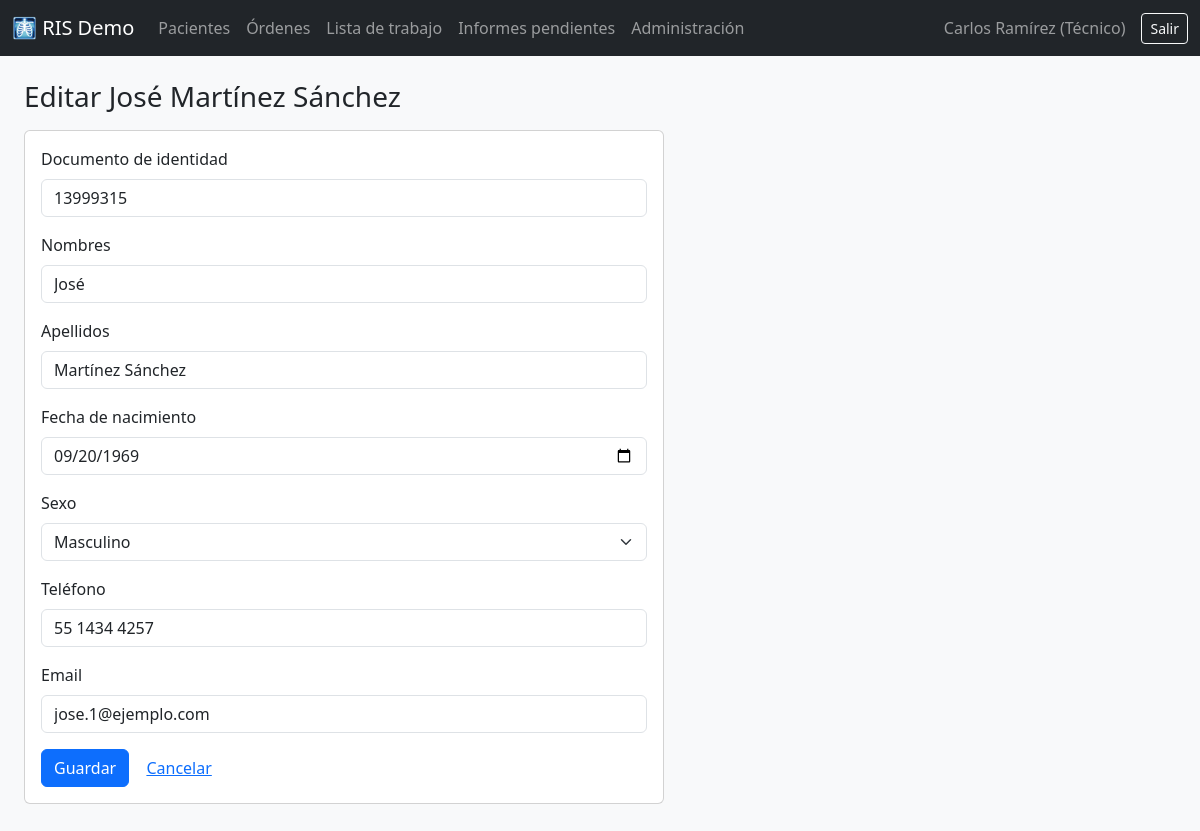
The app's page /pacientes/2/editar/ (signed in) with its own data.
### ris/models.py (models this page shows, shortened)
class Paciente(models.Model):
    class Sexo(models.TextChoices):
        FEMENINO = "F", "Femenino"
        MASCULINO = "M", "Masculino"
        OTRO = "O", "Otro"
    historia_clinica = models.CharField(
        "N.º historia clínica", max_length=20, unique=True, null=True, blank=True, editable=False
    )
    documento = models.CharField("Documento de identidad", max_length=20, unique=True)
    nombres = models.CharField(max_length=100)
    apellidos = models.CharField(max_length=100)
    fecha_nacimiento = models.DateField("Fecha de nacimiento")
    sexo = models.CharField(max_length=1, choices=Sexo.choices)
    telefono = models.CharField("Teléfono", max_length=30, blank=True)
    email = models.EmailField(blank=True)
    creado = models.DateTimeField(auto_now_add=True)
    class Meta:
        ordering = ["apellidos", "nombres"]
    @property
    def nombre_completo(self):
        return f"{self.nombres} {self.apellidos}"

### ris/views.py (the view)
# urls.py: path("pacientes/<int:pk>/editar/", views.paciente_form, name="paciente_editar"),
@login_required
def paciente_form(request, pk=None):
    paciente = get_object_or_404(Paciente, pk=pk) if pk else None
    form = PacienteForm(request.POST or None, instance=paciente)
    if request.method == "POST" and form.is_valid():
        paciente = form.save()
        messages.success(request, f"Paciente {paciente.nombre_completo} guardado.")
        return redirect("ris:paciente_detalle", pk=paciente.pk)
    return render(request, "ris/pacientes/form.html", {"form": form, "paciente": paciente})

### ris/forms.py (shortened to what this page needs)
class PacienteForm(BootstrapMixin, forms.ModelForm):
    class Meta:
        model = Paciente
        fields = ["documento", "nombres", "apellidos", "fecha_nacimiento", "sexo", "telefono", "email"]
        widgets = {
            "fecha_nacimiento": forms.DateInput(attrs={"type": "date"}, format="%Y-%m-%d"),
        }

### ris/templates/ris/pacientes/form.html (shortened to what this page needs)
{% extends "ris/base.html" %}
{% block contenido %}
<h1 class="h3 mb-3">{% if paciente %}Editar {{ paciente.nombre_completo }}{% else %}Nuevo paciente{% endif %}</h1>
<div class="card" style="max-width: 640px"><div class="card-body">
  <form method="post">
    {% include "ris/_form.html" %}
    <button class="btn btn-primary">Guardar</button>
    <a class="btn btn-link" href="{% if paciente %}{% url 'ris:paciente_detalle' paciente.pk %}{% else %}{% url 'ris:pacientes' %}{% endif %}">Cancelar</a>
  </form>
</div></div>
{% endblock %}

### ris/templates/ris/base.html (shortened to what this page needs)
<!doctype html>
<html lang="es">
<head>
  <link href="https://cdn.jsdelivr.net/npm/bootstrap@5.3.3/dist/css/bootstrap.min.css" rel="stylesheet">
</head>
<body class="bg-light">
<nav class="navbar navbar-expand navbar-dark bg-dark mb-4">
  <div class="container-fluid">
    <a class="navbar-brand" href="{% url 'ris:dashboard' %}">🩻 RIS Demo</a>
    {% if user.is_authenticated %}
      <ul class="navbar-nav me-auto">
        <li class="nav-item"><a class="nav-link" href="{% url 'ris:pacientes' %}">Pacientes</a></li>
        <li class="nav-item"><a class="nav-link" href="{% url 'ris:ordenes' %}">Órdenes</a></li>
        <li class="nav-item"><a class="nav-link" href="{% url 'ris:worklist' %}">Lista de trabajo</a></li>
        <li class="nav-item"><a class="nav-link" href="{% url 'ris:informes' %}">Informes pendientes</a></li>
        <li class="nav-item"><a class="nav-link" href="{% url 'admin:index' %}">Administración</a></li>
      </ul>
      <span class="navbar-text me-3">{{ user.get_full_name|default:user.username }}</span>
      <form method="post" action="{% url 'admin:logout' %}">
        <button class="btn btn-outline-light btn-sm">Salir</button>
      </form>
    {% endif %}
  </div>
</nav>
<main class="container-fluid px-4 pb-5">
  {% block contenido %}{% endblock %}
</main>
</body>
</html>

### ris/templates/ris/_form.html (shortened to what this page needs)
{% for field in form %}
  <div class="mb-3">
    <label class="form-label" for="{{ field.id_for_label }}">{{ field.label }}</label>
    {{ field }}
  </div>
{% endfor %}

### records on screen
Paciente: nombre_completo "José Martínez Sánchez", form "13999315" "José" "Martínez Sánchez" "09/20/1969" "Masculino" "55 1434 4257" "jose.1@ejemplo.com"

### other values on screen
{{ user.get_full_name|default:user.username }} "Carlos Ramírez (Técnico)"
{{ field.label }} "Documento de identidad" "Nombres" "Apellidos" "Fecha de nacimiento" "Sexo" "Teléfono" "Email"
